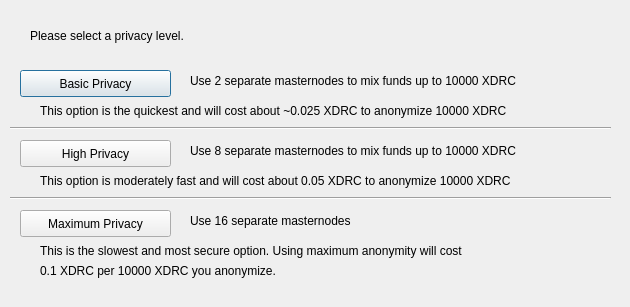
<?xml version="1.0" encoding="UTF-8"?>
<ui version="4.0">
 <class>ObfuscationConfig</class>
 <widget class="QDialog" name="ObfuscationConfig">
  <property name="geometry">
   <rect>
    <x>0</x>
    <y>0</y>
    <width>630</width>
    <height>307</height>
   </rect>
  </property>
  <property name="windowTitle">
   <string>Configure Obfuscation</string>
  </property>
  <widget class="QPushButton" name="buttonBasic">
   <property name="geometry">
    <rect>
     <x>20</x>
     <y>70</y>
     <width>151</width>
     <height>27</height>
    </rect>
   </property>
   <property name="text">
    <string>Basic Privacy</string>
   </property>
  </widget>
  <widget class="QPushButton" name="buttonHigh">
   <property name="geometry">
    <rect>
     <x>20</x>
     <y>140</y>
     <width>151</width>
     <height>27</height>
    </rect>
   </property>
   <property name="text">
    <string>High Privacy</string>
   </property>
  </widget>
  <widget class="QPushButton" name="buttonMax">
   <property name="geometry">
    <rect>
     <x>20</x>
     <y>210</y>
     <width>151</width>
     <height>27</height>
    </rect>
   </property>
   <property name="text">
    <string>Maximum Privacy</string>
   </property>
  </widget>
  <widget class="QLabel" name="label">
   <property name="geometry">
    <rect>
     <x>30</x>
     <y>20</y>
     <width>571</width>
     <height>31</height>
    </rect>
   </property>
   <property name="text">
    <string>Please select a privacy level.</string>
   </property>
  </widget>
  <widget class="QLabel" name="label_2">
   <property name="geometry">
    <rect>
     <x>190</x>
     <y>70</y>
     <width>421</width>
     <height>21</height>
    </rect>
   </property>
   <property name="text">
    <string>Use 2 separate masternodes to mix funds up to 10000 XDRC</string>
   </property>
  </widget>
  <widget class="QLabel" name="label_3">
   <property name="geometry">
    <rect>
     <x>190</x>
     <y>140</y>
     <width>411</width>
     <height>21</height>
    </rect>
   </property>
   <property name="text">
    <string>Use 8 separate masternodes to mix funds up to 10000 XDRC</string>
   </property>
  </widget>
  <widget class="QLabel" name="label_4">
   <property name="geometry">
    <rect>
     <x>190</x>
     <y>210</y>
     <width>421</width>
     <height>21</height>
    </rect>
   </property>
   <property name="text">
    <string>Use 16 separate masternodes</string>
   </property>
  </widget>
  <widget class="QLabel" name="label_6">
   <property name="geometry">
    <rect>
     <x>40</x>
     <y>100</y>
     <width>561</width>
     <height>21</height>
    </rect>
   </property>
   <property name="text">
    <string>This option is the quickest and will cost about ~0.025 XDRC to anonymize 10000 XDRC</string>
   </property>
  </widget>
  <widget class="QLabel" name="label_7">
   <property name="geometry">
    <rect>
     <x>40</x>
     <y>170</y>
     <width>561</width>
     <height>21</height>
    </rect>
   </property>
   <property name="text">
    <string>This option is moderately fast and will cost about 0.05 XDRC to anonymize 10000 XDRC</string>
   </property>
  </widget>
  <widget class="QLabel" name="label_8">
   <property name="geometry">
    <rect>
     <x>40</x>
     <y>240</y>
     <width>561</width>
     <height>21</height>
    </rect>
   </property>
   <property name="text">
    <string>This is the slowest and most secure option. Using maximum anonymity will cost</string>
   </property>
  </widget>
  <widget class="QLabel" name="label_9">
   <property name="geometry">
    <rect>
     <x>40</x>
     <y>260</y>
     <width>561</width>
     <height>21</height>
    </rect>
   </property>
   <property name="text">
    <string>0.1 XDRC per 10000 XDRC you anonymize.</string>
   </property>
  </widget>
  <widget class="Line" name="line">
   <property name="geometry">
    <rect>
     <x>10</x>
     <y>120</y>
     <width>601</width>
     <height>16</height>
    </rect>
   </property>
   <property name="orientation">
    <enum>Qt::Horizontal</enum>
   </property>
  </widget>
  <widget class="Line" name="line_2">
   <property name="geometry">
    <rect>
     <x>10</x>
     <y>190</y>
     <width>601</width>
     <height>16</height>
    </rect>
   </property>
   <property name="orientation">
    <enum>Qt::Horizontal</enum>
   </property>
  </widget>
 </widget>
 <resources/>
 <connections/>
</ui>
